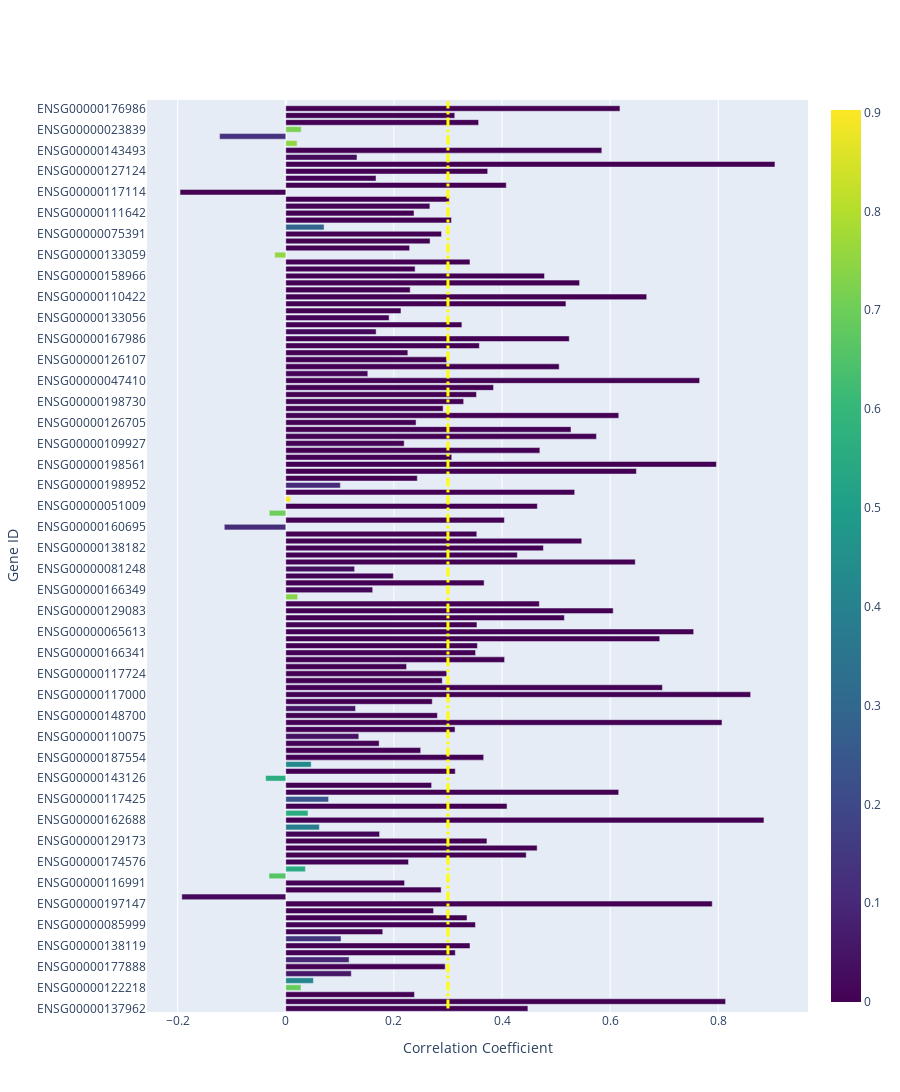

Notebook code for this chart:
### Code cell
gene_names = list(gene_data_dict.keys())
# Create the bar chart
fig = go.Figure(go.Bar(
    x=list(correlation_list4.values()),
    y=gene_names,
    orientation='h',  # Horizontal bar chart
    marker=dict(color=list(p_value_list4.values()), coloraxis="coloraxis")  # Color based on the correlation factor
))
fig.add_shape(
    type="line",
    x0=0.3, y0=0, x1=0.3, y1=len(gene_names),
    line=dict(color="yellow", width=3, dash="dashdot"),
)


# Update layout for better visualization
fig.update_layout(
    xaxis_title="Correlation Coefficient",
    yaxis_title="Gene ID",
    coloraxis=dict(colorscale='Viridis'),  # Red for higher, blue for lower values
    height=1200  # Adjust height based on the number of genes to avoid squeezing
)

fig.show()
# fig.write_image('jsd_ens_diff_cc_bar.pdf')

### Figure 1 — Plotly figure (JSON) as saved in the notebook; plotly's stock layout.template omitted (floating-point values rounded to 4 significant figures; data arrays with more than 128 entries replaced by an {"elided": "..."} marker saying what was removed)
{"data": [{"marker": {"color": {"elided": "130 float values"}, "coloraxis": "coloraxis"}, "orientation": "h", "type": "bar", "x": {"elided": "130 float values"}, "y": {"elided": "130 str values"}}], "layout": {"coloraxis": {"colorscale": [[0, "#440154"], [0.1111, "#482878"], [0.2222, "#3e4989"], [0.3333, "#31688e"], [0.4444, "#26828e"], [0.5556, "#1f9e89"], [0.6667, "#35b779"], [0.7778, "#6ece58"], [0.8889, "#b5de2b"], [1, "#fde725"]]}, "height": 1200, "shapes": [{"line": {"color": "yellow", "dash": "dashdot", "width": 3}, "type": "line", "x0": 0.3, "x1": 0.3, "y0": 0, "y1": 130}], "xaxis": {"title": {"text": "Correlation Coefficient"}}, "yaxis": {"title": {"text": "Gene ID"}}}}
